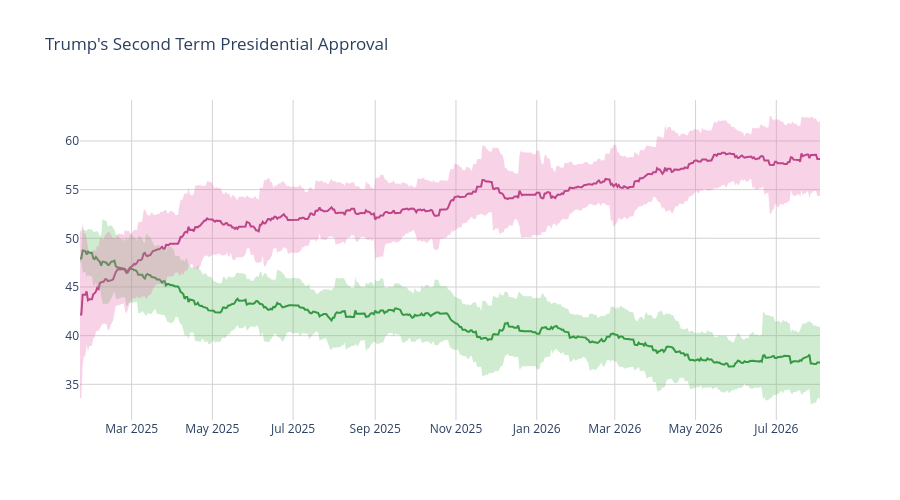

Source (notebook cell):
### Code cell
disappr_ci_hex = "#e86eaf"
appr_ci_hex = "#60be65"
disappr_ci_rgba = "rgba(232, 110, 175, 0.3)"
appr_ci_rgba = "rgba(96, 190, 101, 0.3)"
grid_col = "#d4d2d2"


# Approve
fig = go.Figure(go.Scatter(
    x=pres['end_date'],
    y=pres['approve'],
    hovertemplate="%{y:.2f}%",
    name="<b>Approve</b>",
    line=dict(color="#228833"),
    showlegend=False
))

# Disapprove
fig.add_trace(go.Scatter(
    x=pres['end_date'],
    y=pres['disapprove'],
    hovertemplate="%{y:.2f}%",
    name="<b>Disapprove</b>",
    line=dict(color="#aa3377"),
    showlegend=False
    )
)

# Approve CI
fig.add_traces([

    # Upper bound
    go.Scatter(
        x=pres['end_date'],
        y=pres['approve_upper_ci'],
        marker=dict(color=appr_ci_hex),
        line=dict(width=0),
        mode='lines',
        showlegend=False,
        hoverinfo="skip"
    ),

    # Lower bound
    go.Scatter(
        x=pres['end_date'],
        y=pres['approve_lower_ci'],
        marker=dict(color=appr_ci_hex),
        line=dict(width=0),
        mode='lines',
        fillcolor=appr_ci_rgba,
        fill="tonexty",
        showlegend=False,
        hoverinfo="skip"
    )
])

# Disapprove CI
fig.add_traces([

    # Upper bound
    go.Scatter(
        x=pres['end_date'],
        y=pres['disapprove_upper_ci'],
        marker=dict(color=disappr_ci_hex),
        line=dict(width=0),
        mode='lines',
        showlegend=False,
        hoverinfo="skip"
    ),

    # Lower bound
    go.Scatter(
        x=pres['end_date'],
        y=pres['disapprove_lower_ci'],
        marker=dict(color=disappr_ci_hex),
        line=dict(width=0),
        mode='lines',
        fillcolor=disappr_ci_rgba,
        fill="tonexty",
        showlegend=False,
        hoverinfo="skip"
    )
])

fig.update_layout(
    title=dict(text="Trump's Second Term Presidential Approval"),
    hovermode="x"
)

fig.update_xaxes(gridcolor=grid_col)
fig.update_yaxes(gridcolor=grid_col)

fig.update_layout(hovermode="x", hoverlabel_align="right", plot_bgcolor="rgba(0, 0, 0, 0)", height=500)
fig.show()

### Figure 1 — Plotly figure (JSON) as saved in the notebook; plotly's stock layout.template omitted (floating-point values rounded to 4 significant figures; data arrays with more than 128 entries replaced by an {"elided": "..."} marker saying what was removed)
{"data": [{"hovertemplate": "%{y:.2f}%", "line": {"color": "#228833"}, "name": "<b>Approve</b>", "showlegend": false, "type": "scatter", "x": {"elided": "560 str values"}, "y": {"elided": "560 float values"}}, {"hovertemplate": "%{y:.2f}%", "line": {"color": "#aa3377"}, "name": "<b>Disapprove</b>", "showlegend": false, "type": "scatter", "x": {"elided": "560 str values"}, "y": {"elided": "560 float values"}}, {"hoverinfo": "skip", "line": {"width": 0}, "marker": {"color": "#60be65"}, "mode": "lines", "showlegend": false, "type": "scatter", "x": {"elided": "560 str values"}, "y": {"elided": "560 float values"}}, {"fill": "tonexty", "fillcolor": "rgba(96, 190, 101, 0.3)", "hoverinfo": "skip", "line": {"width": 0}, "marker": {"color": "#60be65"}, "mode": "lines", "showlegend": false, "type": "scatter", "x": {"elided": "560 str values"}, "y": {"elided": "560 float values"}}, {"hoverinfo": "skip", "line": {"width": 0}, "marker": {"color": "#e86eaf"}, "mode": "lines", "showlegend": false, "type": "scatter", "x": {"elided": "560 str values"}, "y": {"elided": "560 float values"}}, {"fill": "tonexty", "fillcolor": "rgba(232, 110, 175, 0.3)", "hoverinfo": "skip", "line": {"width": 0}, "marker": {"color": "#e86eaf"}, "mode": "lines", "showlegend": false, "type": "scatter", "x": {"elided": "560 str values"}, "y": {"elided": "560 float values"}}], "layout": {"height": 500, "hoverlabel": {"align": "right"}, "hovermode": "x", "plot_bgcolor": "rgba(0, 0, 0, 0)", "title": {"text": "Trump's Second Term Presidential Approval"}, "xaxis": {"gridcolor": "#d4d2d2"}, "yaxis": {"gridcolor": "#d4d2d2"}}}
